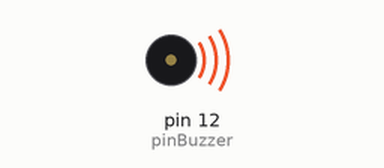
A sketch run on a simulated Arduino Uno, built with avr-gcc and run on an emulated ATmega328P. Shown: buzzer (waves = sounding).

Above: at 0.1 s.
At 5.1 s:
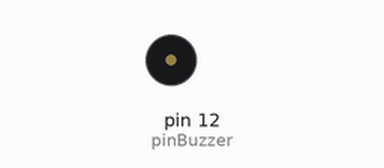
Timing chart, 0 to 6.6 s (numbered marks = the images above):
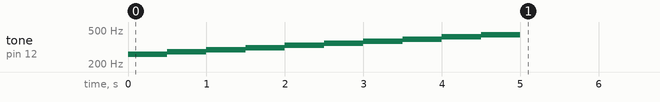

The sketch:

p1c.ino
```cpp
int pinBuzzer = 12;
int numTonos = 10;
int tonos[] = {261, 277, 294, 311, 330, 349, 370, 392, 415, 440};
          //{mid C,  C#,   D,  D#,   E,   F,  F#,   G,  G#, A}


void setup() {
  for (int i = 0; i < numTonos; i++) {
    tone(pinBuzzer, tonos[i]);
    delay(500);
  }

  noTone(pinBuzzer);
}

void loop() {
}
```
